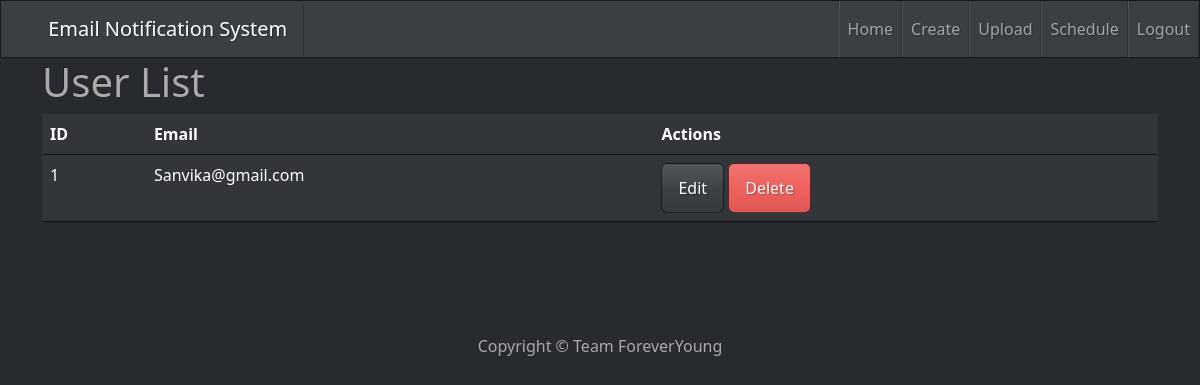
The page /users (signed in) on the database as committed earlier.
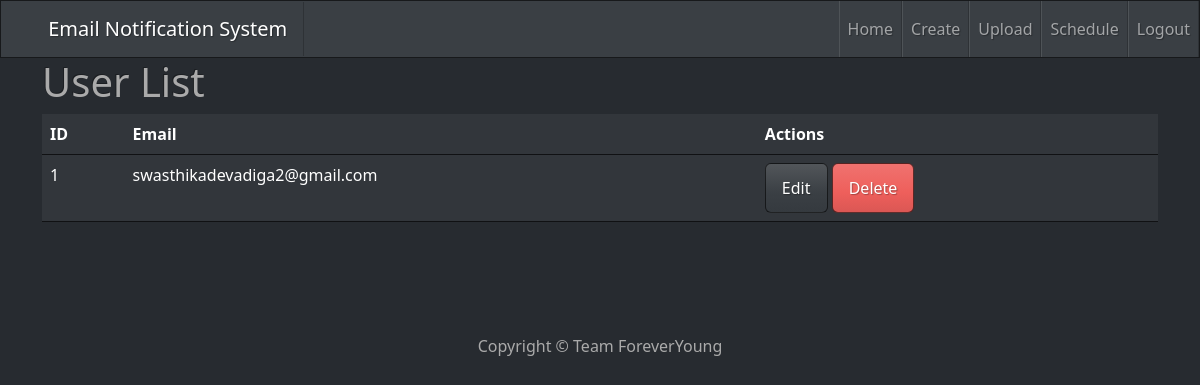
The same page on the database as committed later.
### models.py (models this page shows, shortened)
class User(db.Model):
    __tablename__ = 'users'
    id = db.Column(db.Integer, primary_key=True)
    email = db.Column(db.String(255), unique=True, nullable=False)
    password = db.Column(db.String(255), nullable=False)
    is_active = db.Column(db.Boolean, default=True)
    @property
    def is_authenticated(self):
        return True

### app.py (the view)
@app.route("/users")
@login_required
def display_users():
    users = User.query.all()
    return render_template("users.html", users=users)

### app.py (called while the page is built)
@login_manager.user_loader
def load_user(user_id):
    return User.query.get(user_id)

### templates/users.html
{% extends 'base.html' %}
{% block content %}
<div class="container">
    <h1>User List</h1>
    <table class="table">
        <thead>
            <tr>
                <th>ID</th>
                <th>Email</th>
                <th>Actions</th>
            </tr>
        </thead>
        <tbody>
            {% for user in users %}
            <tr>
                <td>{{ user.id }}</td>
                <td>{{ user.email }}</td>
                <td>
                    <a href="{{ url_for('edit_user', user_id=user.id) }}" class="btn btn-primary">Edit</a>
                    <a href="{{ url_for('delete_user', user_id=user.id) }}" class="btn btn-danger"
                        onclick="return confirm('Are you sure you want to delete this user?');">Delete</a>
                </td>
            </tr>
            {% endfor %}
        </tbody>
    </table>
</div>
{% endblock %}

### templates/base.html (shortened to what this page needs)
<!DOCTYPE html>
<html>
<head>
    <link rel="stylesheet" href="{{ url_for('static', filename='css/bootstrap.min.css') }}">
</head>
<body>
    <nav class="navbar navbar-expand-lg navbar-dark bg-primary">
        <a class="navbar-brand" href="/">&nbsp&nbsp&nbsp&nbsp&nbsp&nbspEmail Notification System</a>
        <div class="collapse navbar-collapse justify-content-end" id="navbarNav">
            <ul class="navbar-nav pl-4" style="float:right;">
                <li class="nav-item">
                    <a class="nav-link" href="{{ url_for('index') }}">Home</a>
                </li>
                <li class="nav-item">
                    <a class="nav-link" href="{{ url_for('create') }}">Create</a>
                </li>
                <li class="nav-item">
                    <a class="nav-link" href="{{ url_for('upload') }}">Upload</a>
                </li>
                <li class="nav-item">
                    <a class="nav-link" href="{{ url_for('schedule') }}">Schedule</a>
                </li>
                {% if current_user.is_authenticated %}
                <li class="nav-item">
                    <a class="nav-link" href="{{ url_for('logout') }}">Logout</a>
                </li>
                {% endif %}
            </ul>
        </div>
    </nav>
<div class="container-fluid">
    <div class="row">
        <div class="col-md-12">
    {% block content %}
    {% endblock %}
    <br><br>
    </div></div></div>
    <br>
    <br>
    <div class="footer-section">
        <div class="container">
            <div class="row">
                <div class="col-md-12">
                    <p class="text-center">Copyright &copy; Team ForeverYoung {{ current_year }}</p>
                </div>
            </div>
        </div>
    </div>
</body>
</html>

Rows that differ between the two databases and show on the page:
changed User id 1: email "Sanvika@gmail.com" → "swasthikadevadiga2@gmail.com"
